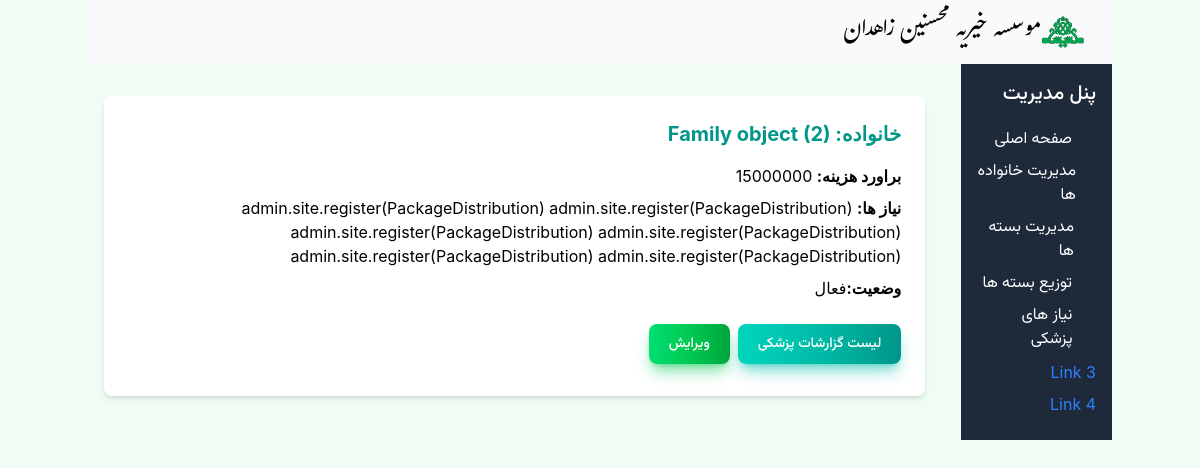
The app's page /medicalaids/1/detail, older data.
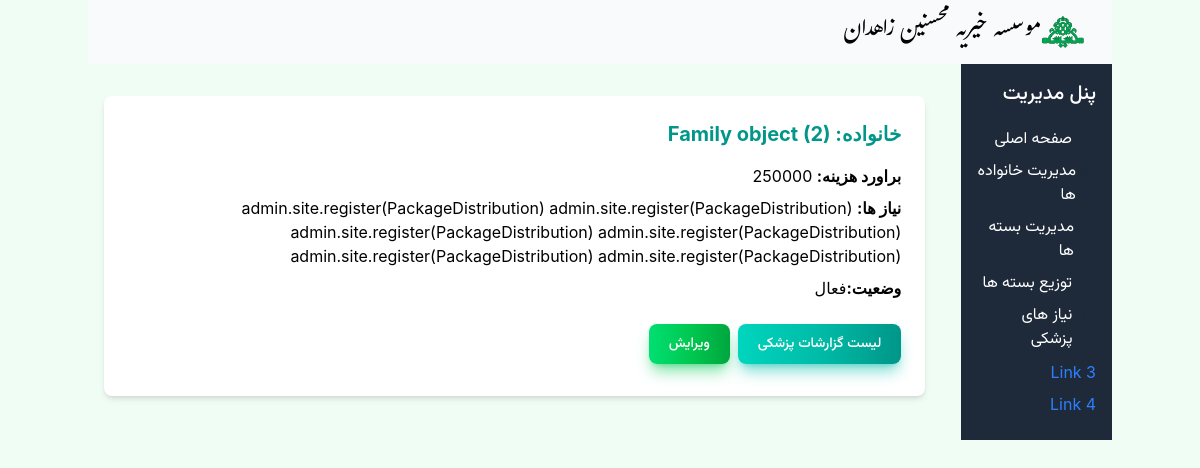
The same page, newer data.
### Mohsenin/models.py (models this page shows, shortened)
class MedicalAid(models.Model):
    family = models.ForeignKey(Family, on_delete=models.CASCADE)
    medical_needs = models.TextField()
    estimated_cost = models.DecimalField(max_digits=10, decimal_places=0)
    is_active = models.BooleanField(default=True)

class Family(models.Model):
    doc_code = models.IntegerField('شماره پرونده')
    need_level = models.IntegerField('سطح نیاز', default=1, choices=NEED_LEVEL_CHOICE)
    family_type = models.IntegerField('نوع نیازمندی', default=1, choices=FAMILY_TYPE_CHOICES)
    guardian = models.ForeignKey('Person', verbose_name='سرپرست خانوار', on_delete=models.SET_NULL, related_name='guardianship', null=True)
    address = models.CharField('آدرس',max_length=255)
    contact_number = models.CharField('شماره تماس',max_length=15, blank=True, null=True)
    postal_code = models.CharField('کدپستی',max_length=10, blank=True, null= True)
    distlist = models.ForeignKey(Dist, verbose_name='لیست توزیع',on_delete=models.SET_NULL, null=True)
    is_active = models.BooleanField('تحت پوشش',default=True)  # To track if the family is currently receiving support

### Mohsenin/views.py (the view)
# urls.py: path("medicalaids/<int:pk>/detail", views.MedicalAidDetailView.as_view(), name="medicalaid_detail"),
class MedicalAidDetailView(DetailView):
    template_name = "Medicalaid/medicalaid_detail.html"
    model = MedicalAid
    context_object_name = "medicalaid"

### Mohsenin/templates/Medicalaid/medicalaid_detail.html
{% extends "base.html" %}
{% block content %}
<div class="container mx-auto py-8 px-4">
    <div class="bg-white rounded-lg shadow-md p-6">
        <h2 class="text-xl font-bold text-teal-600 mb-4">خانواده: {{ medicalaid.family }}</h2>
        <p class="mb-2"><strong>براورد هزینه:</strong> {{ medicalaid.estimated_cost }}</p>
        <p class="mb-2"><strong>نیاز ها:</strong> {{ medicalaid.medical_needs }}</p>
        <p class="mb-2"><strong>وضعیت:</strong>{% if medicalaid.is_active %}فعال{% else %}غیر فعال{% endif %}</p>
        <div class="mt-6 flex space-x-4">
        <a href="{% url 'medicalaid_list' %}" class="text-white bg-gradient-to-r from-teal-400 via-teal-500 to-teal-600 hover:bg-gradient-to-br focus:ring-4 focus:outline-none focus:ring-teal-300 dark:focus:ring-teal-800 shadow-lg shadow-teal-500/50 dark:shadow-lg dark:shadow-teal-800/80 vazir-medium rounded-lg text-sm px-5 py-2.5 text-center me-2 mb-2">لیست گزارشات پزشکی</a>
        <a href="{% url 'medicalaid_update' medicalaid.id %}" class="text-white bg-gradient-to-r from-green-400 via-green-500 to-green-600 hover:bg-gradient-to-br focus:ring-4 focus:outline-none focus:ring-green-300 dark:focus:ring-green-800 shadow-lg shadow-green-500/50 dark:shadow-lg dark:shadow-green-800/80 vazir-medium rounded-lg text-sm px-5 py-2.5 text-center me-2 mb-2">ویرایش</a>
        </div>
    </div>
</div>
{% endblock %}

Row changes from the older to the newer data that the page shows:
changed MedicalAid "Family object (2)": estimated_cost "15000000" → "250000"
